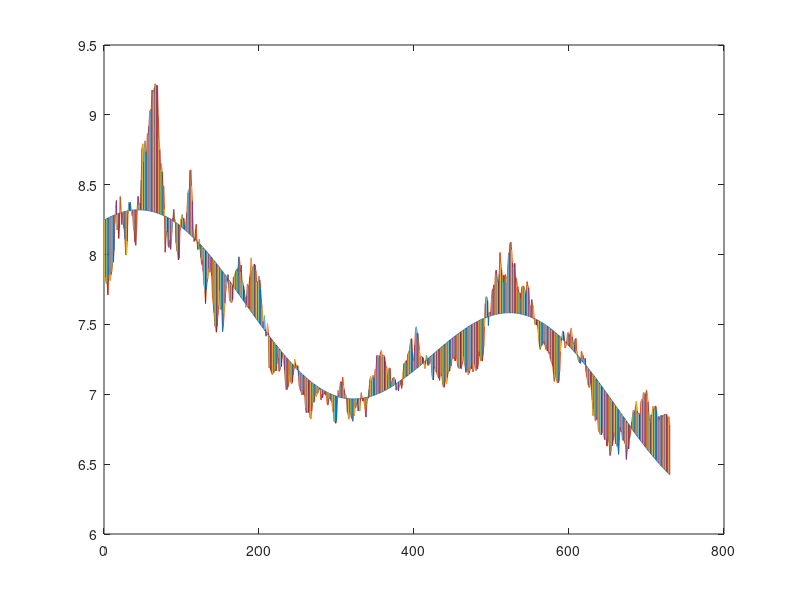

Source code (MATLAB):
% Resultat
% err =
% 
%   20.834970916660637
% 
% 
% err =
% 
%    0.403162939933826
% 
% 
% err =
% 
%    0.847265509898796
% 
% 
% err =
% 
%    0.048532589859940
% 
% 
% err =
% 
%    0.040026085059015
% 
% 
% err =
% 
%    0.003656388386481
% 
% 
% err =
% 
%    0.001982136731479
% 
% 
% err =
% 
%      2.395154335948587e-04
% 
% 
% err =
% 
%      1.003227296550304e-04
% 
% 
% err =
% 
%      1.464764468101570e-05
% 
% 
% err =
% 
%      5.167222064625530e-06
% 
% 
% err =
% 
%      8.615518783882698e-07
% 
% 
% err =
% 
%      2.699316261259749e-07
% 
% 
% d1 =
% 
%    7.926327089601748
% 
% 
% d2 =
% 
%   -0.001540910309235
% 
% 
% d3 =
% 
%    0.357029687510287
% 
% 
% d4 =
% 
%    0.318620164473722
% 
% 
% L =
% 
%      4.778200426489563e+02
% 
% 
% Medelkvadratfel =
% 
%    0.059238912651613
% 
% Daglig ändring =
% 
%    0.004393569490676

load ('dollar.mat');
clc;
f = @(d1,d2,d3,d4,t,L)  d1 + d2*t + d3*sin(2*pi*t/L) + d4*cos(2*pi*t/L);
J = @(d1,d2,d3,d4,t,L) [ ones(size(t)), t, sin((2*pi*t)/L), cos((2*pi*t)/L), (2*pi*d4*t.*sin((2*pi*t)/L))/L^2 - (2*pi*d3*t.*cos((2*pi*t)/L))/L^2];
le = size(kurs);
tol = 0.5*10^-6;
q = @(d1,d2,d3,d4,L, jr) (jr'*jr)\(jr'*(kurs-f(d1,d2,d3,d4,[1:le]',L)));

d1 = 8; d2 = -0.002; d3 = 0.3; d4 = 0.4; L = 500;
err=Inf;
tmpv = [d1 d2 d3 d4 L]';
while err > tol
    jr = J(d1,d2,d3,d4,[1:le]',L);
    v = q (d1,d2,d3,d4,L,jr);
    err = norm(v, Inf)
    tmpv = tmpv + v;
    d1 = d1 + v(1);
    d2 = d2 + v(2);
    d3 = d3 + v(3);
    d4 = d4 + v(4);
    L = L + v(5);
end

d1
d2
d3
d4
L
plot([1:le]', f(d1, d2, d3, d4, [1:le]', L))
hold on
plot([1:le]', kurs)
for i = 1:le
  a = kurs(i);
  b = f(d1, d2, d3, d4, i, L);
  plot([i i], [a b]);
  hold on;
end
ems = 0;
for i = 1:le
  ems = ems + (kurs(i) - f(d1, d2, d3, d4, i, L))^2;
end
ems / le(1)
k = le(1)-1;
change = zeros(k,1);
for i = 1:k
  a = f(d1, d2, d3, d4, i, L);
  b = f(d1, d2, d3, d4, i+1, L);
  change(i) = abs(a-b);
end
sum(change)/(k)